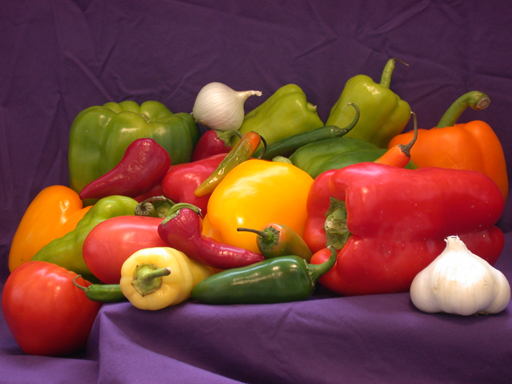
#> input picture prac3/peppers.png, 512 x 384 px
$ python noise.py
#> lines starting #> are read from the running program, lines starting #| are printed output that depends on the picture; after the words box and inside, x2 and y2 are one past the last pixel; in counts of white or black regions, pixels touching at a corner belong together
#> further down, img is the input picture: shape (384, 512, 3); mean R, G, B 120.8, 66.4, 57.6
import matplotlib.pyplot as plt
import numpy as np
from PIL import Image


def saltAndPepper_noise(img, percent):
    # img: Image to introduce the noise
    # percent [0,1) percentaje of noise
#> called with percent = 0.03
    result = np.array(img)
    per = int(percent * result.size)
#> per = 17694
    for k in range(per):
        i = int(np.random.random() * result.shape[1])
        j = int(np.random.random() * result.shape[0])
        if result.ndim == 2:
            result[j, i] = 255
        elif (result.ndim == 3):
            result[j, i, 0] = 255
            result[j, i, 1] = 255
            result[j, i, 2] = 255
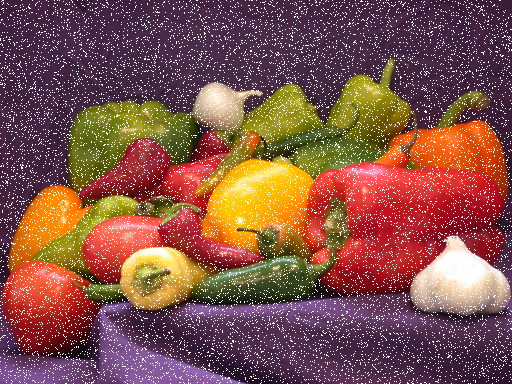
#> result: shape (384, 512, 3); 8.59% of pixels changed, all inside (x1, y1, x2, y2) = (0, 0, 512, 384)
    return result


def clamp(num, min_value=0, max_value=255): return int(max(min(num, max_value), min_value))


def gaussian_noise(img):
    global s
    result = np.array(img)
    h, w, c = result.shape
#> h = 384; w = 512; c = 3
    for row in range(h):
        for col in range(w):
            s = np.random.normal(0, 20, 3)
            b = result[row, col, 0]
            g = result[row, col, 1]
            r = result[row, col, 2]
            result[row, col, 0] = clamp(b + s[0])
            result[row, col, 1] = clamp(g + s[1])
            result[row, col, 2] = clamp(r + s[2])
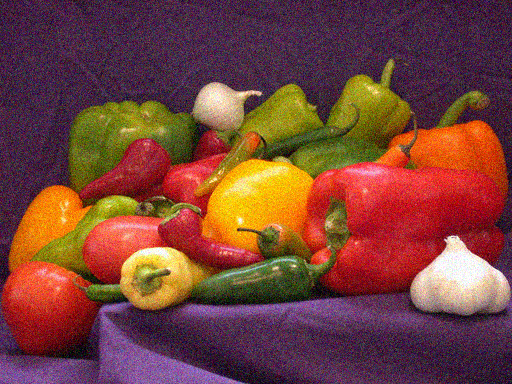
#> result: shape (384, 512, 3); mean R, G, B 119.7, 66.3, 58.3
    return result


if __name__ == '__main__':
    fig, axs = plt.subplots(1, 3)

    img = np.array(Image.open('peppers.png'))

    axs[0].imshow(img)
    axs[0].set_title("Imagen original")
    axs[0].axis("off")

    #plt.imshow(img)
    # print(img.flags)

    img_noise = saltAndPepper_noise(img, 0.03)
    #plt.imshow(img_noise)
    axs[1].imshow(img_noise)
    axs[1].set_title("Salt&Pepper noise")
    axs[1].axis("off")

    img_noise_g = gaussian_noise(img)
    axs[2].imshow(img_noise_g)
    axs[2].set_title("Gaussian noise")
    axs[2].axis("off")
    plt.show()
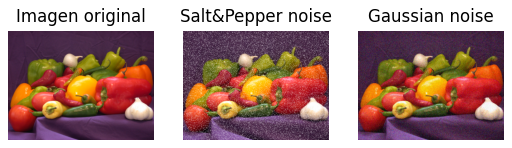
#> figure drawn by matplotlib, 3 panels

$ run again, with prac3/clahe_1.png copied over prac3/peppers.png
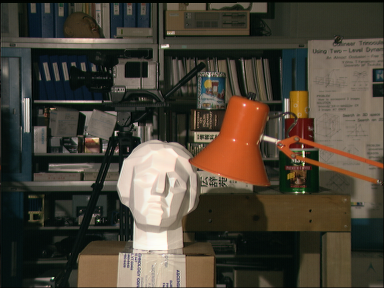
#> input picture prac3/clahe_1.png, 384 x 288 px
#> img is the input picture: shape (288, 384, 3); mean R, G, B 74.7, 67.6, 55.3
#> after the loop in saltAndPepper_noise, `for k in range(per):`:
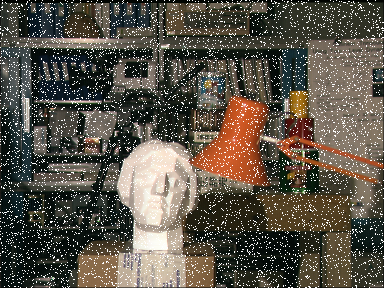
#> result: shape (288, 384, 3); 8.62% of pixels changed, all inside (x1, y1, x2, y2) = (0, 0, 384, 288)
#> `plt.show()`:
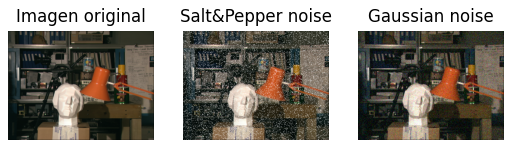
#> figure drawn by matplotlib, 3 panels
